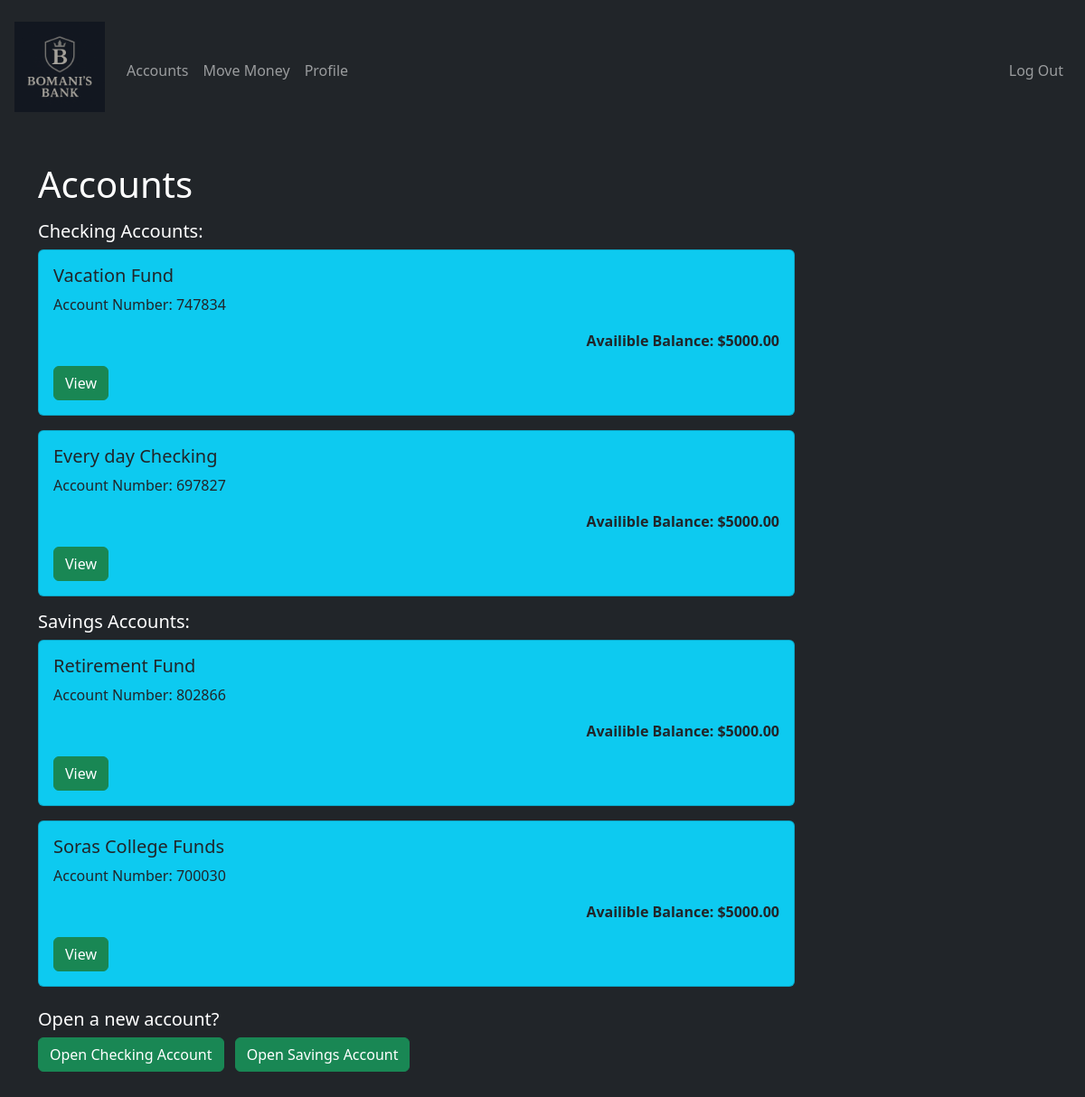
Screenshot of / (signed in) with the database file from the repository.
### tables this page shows
CREATE TABLE bank_accounts (
    id INTEGER PRIMARY KEY AUTOINCREMENT,
    user_id INTEGER NOT NULL,
    account_number TEXT UNIQUE NOT NULL,
    account_type TEXT NOT NULL CHECK(account_type IN ('checking', 'savings')),
    balance NUMERIC(15, 2) DEFAULT 0.00,
    nickname TEXT NOT NULL,
    debit_card TEXT NOT NULL,
    created_at TIMESTAMP DEFAULT CURRENT_TIMESTAMP,
    updated_at TIMESTAMP DEFAULT CURRENT_TIMESTAMP,
    FOREIGN KEY (user_id) REFERENCES users(id)
);

### app.py (the view)
@app.route("/", methods=["GET", "POST"])
@login_required
def index():
    db = get_db_connection()
    if request.method == "POST":
        return render_template("open_account.html")
    user_id = session["user_id"]
    checking_library:AccountLibraries = AccountLibrariesServices.load_from_library(user_id, LibraryType.CHECKING, db)
    savings_library: AccountLibraries = AccountLibrariesServices.load_from_library(user_id, LibraryType.SAVINGS, db)
    db.close()
    return render_template("index.html", checking_library=checking_library, savings_library=savings_library)

### account_libraries.py (called while the page is built)
    def add_account(self, account_number: str, bank_account: 'BankAccount') -> None:
        self.accounts[account_number] = bank_account

    def all_accounts(self) -> list['BankAccount']:
        return list(self.accounts.values())

    @id.setter
    def id(self, id: None) -> None:
        self._id = id

    @user_id.setter
    def user_id(self, user_id: int) -> None:
        if user_id <= 0:
            raise ValueError(f'{user_id} is not a valid user ID')
        self._user_id = user_id

    @library_type.setter
    def library_type(self, library_type: LibraryType) -> None:
        if library_type not in (LibraryType.CHECKING, LibraryType.SAVINGS):
            raise ValueError(f'{library_type} is not a valid library type')
        self._library_type = library_type

### account_libraries_services.py (called while the page is built)
    @staticmethod
    def get_library_id(user_id: int, library_type: LibraryType, db: sqlite3.Connection) -> int:
        row = db.execute(
            "SELECT id FROM account_libraries WHERE user_id = ? AND library_type = ?",
            (user_id, library_type.value)
        ).fetchone()
        if row is None:
            raise ValueError(f'Library of type {library_type} for user ID {user_id} not found.')
        return row["id"]

### app.py (called while the page is built)
@app.after_request
def after_request(response) -> None:
    response.headers["Cache-Control"] = "no-cache, no-store, must-revalidate"
    response.headers["Expires"] = 0
    response.headers["Pragma"] = "no-cache"
    return response

### bank_account.py (called while the page is built)
    @account_type.setter
    def account_type(self, account_type):
        if isinstance(account_type, str):
            try:
                account_type = AccountType(account_type)
            except ValueError:
                raise ValueError(f'{account_type} is not a valid account type')
        if account_type not in (AccountType.CHECKING, AccountType.SAVINGS):
            raise ValueError(f'{account_type} is not a valid account type')
        self._account_type = account_type

    @property
    def balance(self) -> float:
        return self._balance

    @balance.setter
    def balance(self, balance: float):
        if balance < 0:
            raise ValueError(f'{balance} is not a valid number')
        else:
            self._balance = balance

    @property
    def nickname(self) -> str:
        return self._nickname

    @debit_card.setter
    def debit_card(self, debit_card: str) -> None:
        if debit_card not in ("yes", "no"):
            raise ValueError(f'{debit_card} is not a valid option')
        self._debit_card = debit_card

### templates/index.html (shortened to what this page needs)
{% extends "layout.html" %}
{% block main %}
    <h1 class="mb-3 text-start">Accounts</h1>
    <div class="mb-3 text-start">
        <h5>Checking Accounts: </h5>
            {% if not checking_library.all_accounts() %}
                <a class="nav-link" href="/open_account?type=checking">+ Open New Checking Account</a>
            {% else %}
                {% for account in checking_library.all_accounts() %}
                    <div class="card bg-info text-dark w-75 mb-3">
                        <div class="card-body">
                            <h5 class="card-title">{{ account.nickname }}</h5>
                            <p class="card-text">Account Number: {{ account.account_number }}</p>
                            <p class="card-text" style="text-align: right;"><strong>Availible Balance: {{ "$%.2f"|format(account.balance) }}</strong></p>
                            <a href="{{ url_for('view_account') }}?account_id={{ account.id }}" class="btn btn-success">View</a>
                        </div>
                    </div>
                {% endfor %}
            {% endif %}
    </div>
    <div class="text-start">
        <h5>Savings Accounts: </h5>
            {% if not savings_library.all_accounts() %}
                <a class="nav-link" href="/open_account?type=savings">+ Open New Savings Account</a>
            {% else %}
                {% for account in savings_library.all_accounts() %}
                    <div class="card bg-info text-dark w-75 mb-3">
                        <div class="card-body">
                            <h5 class="card-title">{{ account.nickname }}</h5>
                            <p class="card-text">Account Number: {{ account.account_number }}</p>
                            <p class="card-text" style="text-align: right;"><strong>Availible Balance: {{ "$%.2f"|format(account.balance) }}</strong></p>
                            <a href="{{ url_for('view_account') }}?account_id={{ account.id }}" class="btn btn-success">View</a>
                        </div>
                    </div>
                {% endfor %}
            {% endif %}
    </div>
    <div class="text-start mt-4">
        <h5>Open a new account?</h5>
        <a class="btn btn-success me-2" href="/open_account?type=checking">Open Checking Account</a>
        <a class="btn btn-success" href="/open_account?type=savings">Open Savings Account</a>
    </div>
{% endblock %}

### templates/layout.html (shortened to what this page needs)
<!DOCTYPE html>
<html lang="en">
    <head >
        <link href="https://cdn.jsdelivr.net/npm/bootstrap@5.3.0/dist/css/bootstrap.min.css" rel="stylesheet">
        <link rel="stylesheet" href="{{ url_for('static', filename='styles.css') }}">
    </head>
    <body class="p-3 mb-2 bg-dark text-white">
        <nav class="navbar navbar-expand-lg navbar-dark bg-dark">
            <img src="{{ url_for('static', filename='images/logo.png') }}" width="100" height="100" class="d-inline-block align-top" alt="">
            <div class="collapse navbar-collapse" id="navbar">
                {% if session["user_id"] %}
                    <ul class="navbar-nav me-auto mt-2 ms-3">
                        <li class="nav-item"><a class="nav-link" href="/">Accounts</a></li>
                        <li class="nav-item"><a class="nav-link" href="/move_money">Move Money</a></li>
                        <li class="nav-item"><a class="nav-link" href="/view_profile">Profile</a></li>
                    </ul>
                    <ul class="navbar-nav ms-auto mt-2">
                        <li class="nav-item"><a class="nav-link" href="/logout">Log Out</a></li>
                    </ul>
                {% else %}
                    <ul class="navbar-nav ms-auto mt-2">
                        <li class="nav-item"><a class="nav-link" href="/register">Register</a></li>
                        <li class="nav-item"><a class="nav-link" href="/login">Log In</a></li>
                    </ul>
                {% endif %}
            </div>
        </nav>
        <main class="container py-5 text-center">
            {% block main %}{% endblock %}
        </main>
    </body>
</html>

### rows the page displays
bank_accounts: nickname "Vacation Fund", account_number "747834", balance "$5000.00"
bank_accounts: nickname "Every day Checking", account_number "697827", balance "$5000.00"
bank_accounts: nickname "Retirement Fund", account_number "802866", balance "$5000.00"
bank_accounts: nickname "Soras College Funds", account_number "700030", balance "$5000.00"
